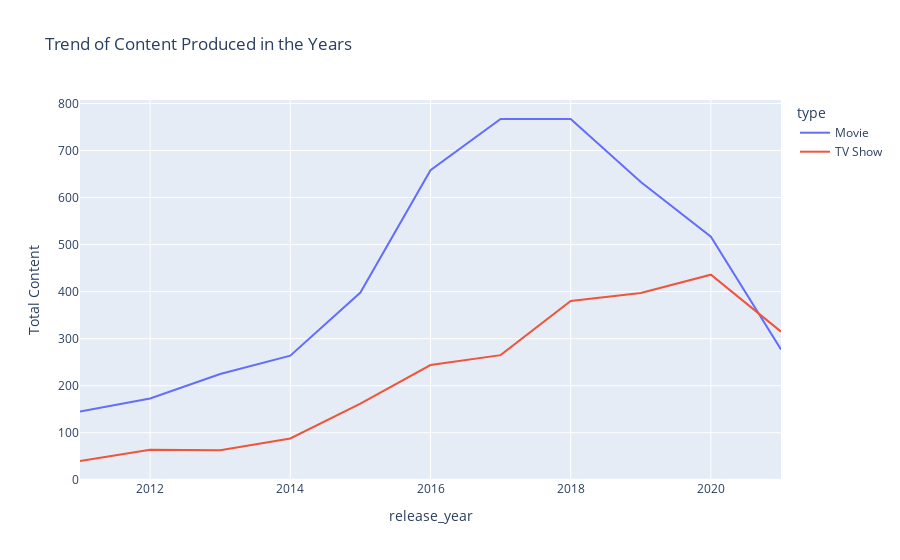

Notebook code for this chart:
### Markdown cell above
#### Trend of Content Produced over the Years on Netflix

### Code cell
fig_3 = px.line(df2, x='release_year', y='Total Content', title='Trend of Content Produced in the Years', color='type')
fig_3

### Figure 1 — Plotly figure (JSON) as saved in the notebook; plotly's stock layout.template omitted (floating-point values rounded to 4 significant figures)
{"data": [{"hovertemplate": "type=Movie<br>release_year=%{x}<br>Total Content=%{y}<extra></extra>", "legendgroup": "Movie", "line": {"color": "#636efa", "dash": "solid"}, "marker": {"symbol": "circle"}, "mode": "lines", "name": "Movie", "orientation": "v", "showlegend": true, "type": "scatter", "x": [2011, 2012, 2013, 2014, 2015, 2016, 2017, 2018, 2019, 2020, 2021], "xaxis": "x", "y": [145, 173, 225, 264, 398, 658, 767, 767, 633, 517, 277], "yaxis": "y"}, {"hovertemplate": "type=TV Show<br>release_year=%{x}<br>Total Content=%{y}<extra></extra>", "legendgroup": "TV Show", "line": {"color": "#EF553B", "dash": "solid"}, "marker": {"symbol": "circle"}, "mode": "lines", "name": "TV Show", "orientation": "v", "showlegend": true, "type": "scatter", "x": [2011, 2012, 2013, 2014, 2015, 2016, 2017, 2018, 2019, 2020, 2021], "xaxis": "x", "y": [40, 64, 63, 88, 162, 244, 265, 380, 397, 436, 315], "yaxis": "y"}], "layout": {"legend": {"title": {"text": "type"}, "tracegroupgap": 0}, "title": {"text": "Trend of Content Produced in the Years"}, "xaxis": {"anchor": "y", "domain": [0, 1], "title": {"text": "release_year"}}, "yaxis": {"anchor": "x", "domain": [0, 1], "title": {"text": "Total Content"}}}}
